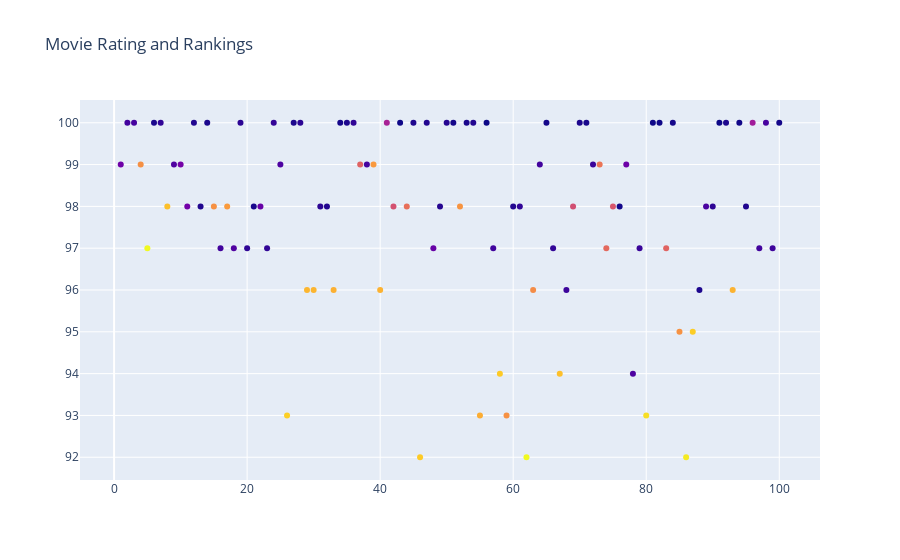

The notebook cell this image was saved under:
### Code cell
import plotly.graph_objects as go
import pandas as pd


fig = go.Figure(data=go.Scatter(x=best_rt_df['ranking'],
                                y=best_rt_df['critic_score'],
                                mode='markers',
                                marker_color=best_rt_df['number_of_critic_ratings'],
                                text=best_rt_df['title'])) # hover text goes here

fig.update_layout(title='Movie Rating and Rankings')
fig.show()

### Figure 1 — Plotly figure (JSON) as saved in the notebook; plotly's stock layout.template omitted (floating-point values rounded to 4 significant figures)
{"data": [{"marker": {"color": [110, 75, 77, 282, 370, 49, 64, 324, 85, 116, 114, 53, 52, 49, 283, 74, 292, 86, 60, 62, 47, 104, 63, 65, 83, 337, 50, 60, 316, 315, 60, 54, 311, 45, 50, 63, 236, 77, 291, 313, 163, 217, 41, 249, 51, 333, 54, 104, 56, 57, 45, 286, 49, 54, 309, 40, 73, 333, 283, 54, 64, 370, 278, 74, 45, 64, 325, 70, 214, 50, 48, 69, 256, 243, 222, 44, 108, 83, 68, 349, 41, 42, 237, 45, 284, 358, 336, 50, 80, 61, 40, 51, 314, 43, 52, 156, 74, 78, 72, 45]}, "mode": "markers", "text": ["The Wizard of Oz (1939)", "Citizen Kane (1941)", "The Third Man (1949)", "Get Out (2017)", "Mad Max: Fury Road (2015)", "The Cabinet of Dr. Caligari (Das Cabinet des Dr. Caligari) (1920)", "All About Eve (1950)", "Inside Out (2015)", "The Godfather (1972)", "Metropolis (1927)", "E.T. The Extra-Terrestrial (1982)", "Modern Times (1936)", "It Happened One Night (1934)", "Singin' in the Rain (1952)", "Boyhood (2014)", "Casablanca (1942)", "Moonlight (2016)", "Psycho (1960)", "Laura (1944)", "Nosferatu, a Symphony of Horror (Nosferatu, eine Symphonie des Grauens) (Nosferatu the Vampire) (1922)", "Snow White and the Seven Dwarfs (1937)", "A Hard Day's Night (1964)", "La Grande illusion (Grand Illusion) (1938)", "North by Northwest (1959)", "The Battle of Algiers (La Battaglia di Algeri) (1967)", "Dunkirk (2017)", "The Maltese Falcon (1941)", "Repulsion (1965)", "12 Years a Slave (2013)", "Gravity (2013)", "Sunset Boulevard (1950)", "King Kong (1933)", "Spotlight (2015)", "The Adventures of Robin Hood (1938)", "Rashômon (1951)", "Rear Window (1954)", "Selma (2015)", "Taxi Driver (1976)", "Toy Story 3 (2010)", "Argo (2012)", "Toy Story 2 (1999)", "The Big Sick (2017)", "The Bride of Frankenstein (1935)", "Zootopia (2016)", "M (1931)", "Wonder Woman (2017)", "The Philadelphia Story (1940)", "Alien (1979)", "Bicycle Thieves (Ladri di biciclette) (1949)", "Seven Samurai (Shichinin no Samurai) (1956)", "The Treasure of the Sierra Madre (1948)", "Up (2009)", "12 Angry Men (Twelve Angry Men) (1957)", "The 400 Blows (Les Quatre cents coups) (1959)", "Logan (2017)", "All Quiet on the Western Front (1930)", "Army of Shadows (L'Armée des ombres) (1969)", "Arrival (2016)", "Baby Driver (2017)", "A Streetcar Named Desire (1951)", "The Night of the Hunter (1955)", "Star Wars: Episode VII - The Force Awakens (2015)", "Manchester by the Sea (2016)", "Dr. Strangelove Or How I Learned to Stop Worrying and Love the Bomb (1964)", "Frankenstein (1931)", "Vertigo (1958)", "The Dark Knight (2008)", "Touch of Evil (1958)", "The Babadook (2014)", "The Conformist (1970)", "Rebecca (1940)", "Rosemary's Baby (1968)", "Finding Nemo (2003)", "Brooklyn (2015)", "The Wrestler (2008)", "The 39 Steps (1935)", "L.A. Confidential (1997)", "Gone With the Wind (1939)", "The Good, the Bad and the Ugly (1966)", "Skyfall (2012)", "Open City (1946)", "Tokyo Story (Tôkyô monogatari) (1953)", "Hell or High Water (2016)", "Pinocchio (1940)", "The Jungle Book (2016)", "La La Land (2016)", "Star Trek (2009)", "High Noon (1952)", "Apocalypse Now (1979)", "On the Waterfront (1954)", "The Wages of Fear (1953)", "The Last Picture Show (1971)", "Harry Potter and the Deathly Hallows - Part 2 (2011)", "The Grapes of Wrath (1940)", "Roman Holiday (1953)", "Man on Wire (2008)", "Jaws (1975)", "Toy Story (1995)", "The Godfather, Part II (1974)", "Battleship Potemkin (1925)"], "type": "scatter", "x": [1, 2, 3, 4, 5, 6, 7, 8, 9, 10, 11, 12, 13, 14, 15, 16, 17, 18, 19, 20, 21, 22, 23, 24, 25, 26, 27, 28, 29, 30, 31, 32, 33, 34, 35, 36, 37, 38, 39, 40, 41, 42, 43, 44, 45, 46, 47, 48, 49, 50, 51, 52, 53, 54, 55, 56, 57, 58, 59, 60, 61, 62, 63, 64, 65, 66, 67, 68, 69, 70, 71, 72, 73, 74, 75, 76, 77, 78, 79, 80, 81, 82, 83, 84, 85, 86, 87, 88, 89, 90, 91, 92, 93, 94, 95, 96, 97, 98, 99, 100], "y": [99, 100, 100, 99, 97, 100, 100, 98, 99, 99, 98, 100, 98, 100, 98, 97, 98, 97, 100, 97, 98, 98, 97, 100, 99, 93, 100, 100, 96, 96, 98, 98, 96, 100, 100, 100, 99, 99, 99, 96, 100, 98, 100, 98, 100, 92, 100, 97, 98, 100, 100, 98, 100, 100, 93, 100, 97, 94, 93, 98, 98, 92, 96, 99, 100, 97, 94, 96, 98, 100, 100, 99, 99, 97, 98, 98, 99, 94, 97, 93, 100, 100, 97, 100, 95, 92, 95, 96, 98, 98, 100, 100, 96, 100, 98, 100, 97, 100, 97, 100]}], "layout": {"title": {"text": "Movie Rating and Rankings"}}}
